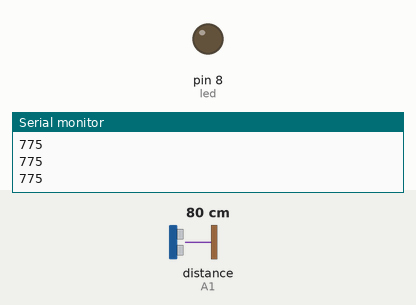
The sketch below on a simulated Arduino Uno, built with avr-gcc and run on an emulated ATmega328P. Parts: output pins drawn as LEDs (lit = HIGH), the last lines printed to the serial monitor. Wiring (inferred from the names in the program): ultrasonic range finder: trigger A0; echo A1. The test bench sets the inputs (shaded band); at power-on: distance to the obstacle (sensor on A1) 80 cm. The echo pulse lasts 58.3 µs per cm; pins used as bus, display or sensor lines are not drawn.

Above: at 1.2 s.
1.3 s: distance to the obstacle (sensor on A1) set to 67 cm
2.8 s: distance to the obstacle (sensor on A1) set to 58 cm
At 3.7 s:
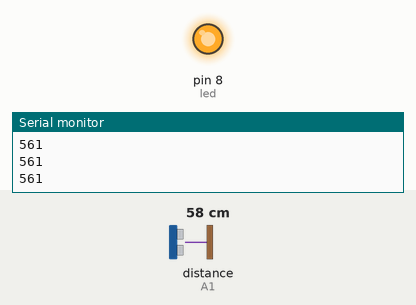
4.3 s: distance to the obstacle (sensor on A1) set to 120 cm
At 4.6 s:
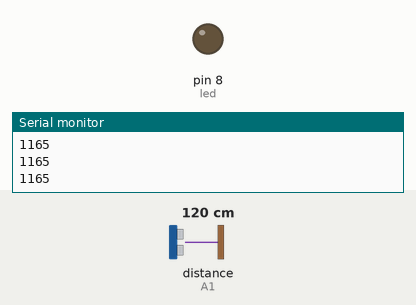
5.8 s: distance to the obstacle (sensor on A1) set to 2 cm
At 6.5 s:
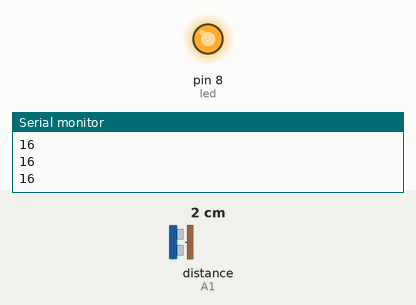
Timing chart, 0 to 8.3 s (numbered marks = the images above; inputs shaded):
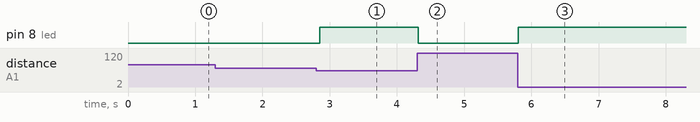

Measured:
- the behaviour switches between 62 and 61 cm on distance to the obstacle (sensor on A1) (found by bisection; images 0 and 1)
- after the input at 2.8 s, pin 8 (led): LOW → HIGH after 0.05 s
- after the input at 4.3 s, pin 8 (led): HIGH → LOW at once
- after the input at 5.8 s, pin 8 (led): LOW → HIGH at once

The sketch:

pygui_sonar.ino
```cpp
int trig = A0;
int echo = A1;
int led = 8;
int distance;
float duration;

void setup(){
  pinMode(trig, OUTPUT);
  pinMode(echo, INPUT);
  pinMode(led, OUTPUT);
  Serial.begin(9600);
}

void loop(){
  digitalWrite(trig, LOW);
  delay(2);
  digitalWrite(trig, HIGH);
  delayMicroseconds(10);
  digitalWrite(trig, LOW);
  duration = pulseIn(echo,HIGH);
  distance = (duration*0.334)/2;
  Serial.println(distance);
  if(distance<600){
    digitalWrite(led, HIGH);
  }
  else{
    digitalWrite(led, LOW);
  }
 delay(50);
}
```
